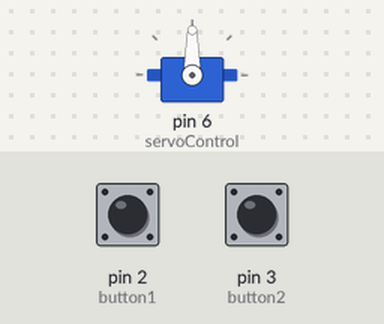
Simulated run of this sketch. Board: Arduino Uno, built with avr-gcc and run on an emulated ATmega328P. Parts: servo. The test bench sets the inputs (shaded band); at power-on: pin 2 (button1) HIGH, pin 3 (button2) HIGH.

Above: at 1.2 s.
1.3 s: pin 2 (button1) pulled LOW for 1 s
At 2.4 s:
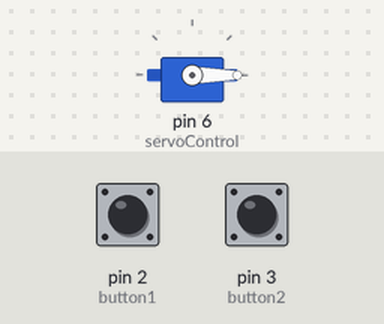
3.8 s: pin 3 (button2) pulled LOW for 1 s
At 5.9 s:
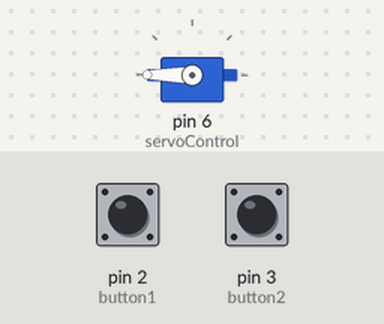
6.3 s: pin 2 (button1) pulled LOW for 0.15 s
At 7.3 s:
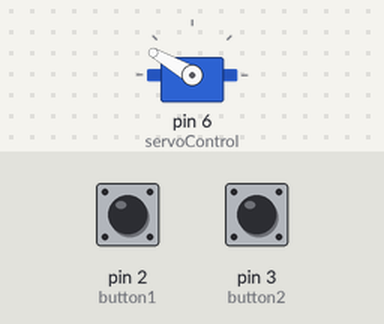
7.9 s: pin 3 (button2) pulled LOW for 0.15 s
At 8.3 s:
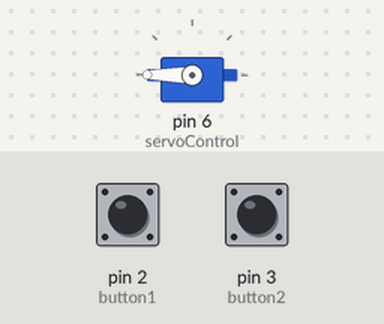
9.5 s: pin 2 (button1) pulled LOW for 3.2 s
At 10.26 s:
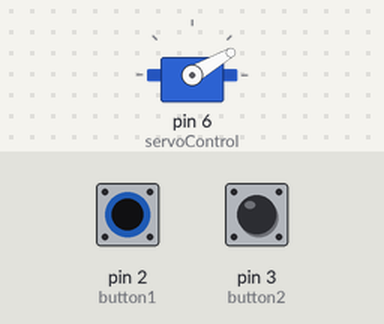
14.2 s: pin 3 (button2) pulled LOW for 3.2 s
At 16.3 s:
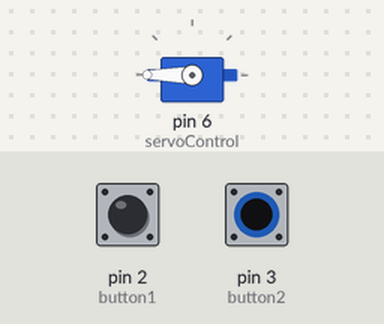
Timing chart, 0 to 17.8 s (numbered marks = the images above; inputs shaded):
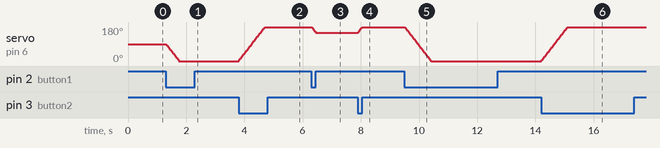

Measured:
- after the input at 1.3 s, servo on pin 6 (servoControl): moves from 90° to 0° over 0.44 s, starting at once
- after the input at 3.8 s, servo on pin 6 (servoControl): moves from 0° to 180° over 0.91 s, starting at once
- after the input at 6.3 s, servo on pin 6 (servoControl): 180° → 150° at once
- after the input at 7.9 s, servo on pin 6 (servoControl): 150° → 180° at once
- after the input at 9.5 s, servo on pin 6 (servoControl): moves from 180° to 0° over 0.91 s, starting at once
- after the input at 14.2 s, servo on pin 6 (servoControl): moves from 0° to 180° over 0.91 s, starting at once

The sketch:

ServoTesting.ino
```cpp
// This project uses 2 push-buttons to control the position of a servo

// Preprocessor
#include <Servo.h>

// Pin definitions
#define button1 2
#define button2 3
#define servoControl 6

#define speed 2

// Variables
Servo servo;

int currAngle = 0;

void setup() {
  pinMode(button1, INPUT_PULLUP);
  pinMode(button2, INPUT_PULLUP);
  pinMode(servoControl, OUTPUT);

  servo.attach(servoControl);
  servo.write(90);
}

void loop() {
  currAngle = servo.read();

  if(!digitalRead(button1)) {
    currAngle -= speed;
  }

  else if(!digitalRead(button2)) {
    currAngle += speed;
  }

  servo.write(currAngle);

  delay(10);
}
```
